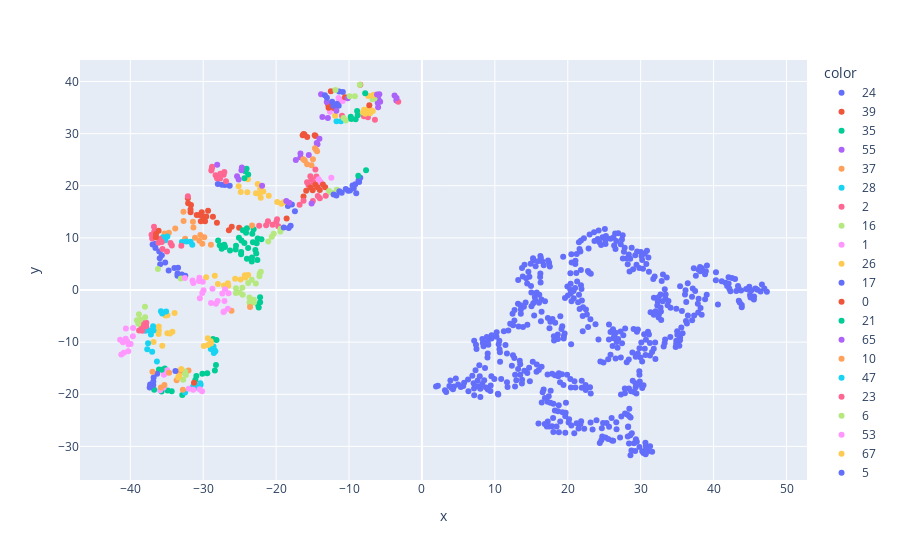

Here is the notebook cell this chart was saved with:
### Code cell
train_input_sne_figs[1].show()

### Figure 1 — Plotly figure (JSON) as saved in the notebook; plotly's stock layout.template omitted (floating-point values rounded to 4 significant figures; data arrays with more than 128 entries replaced by an {"elided": "..."} marker saying what was removed)
{"data": [{"hovertemplate": "color=24<br>x=%{x}<br>y=%{y}<extra></extra>", "legendgroup": "24", "marker": {"color": "#636efa", "symbol": "circle"}, "mode": "markers", "name": "24", "orientation": "v", "showlegend": true, "type": "scatter", "x": {"elided": "528 float values"}, "xaxis": "x", "y": {"elided": "528 float values"}, "yaxis": "y"}, {"hovertemplate": "color=39<br>x=%{x}<br>y=%{y}<extra></extra>", "legendgroup": "39", "marker": {"color": "#EF553B", "symbol": "circle"}, "mode": "markers", "name": "39", "orientation": "v", "showlegend": true, "type": "scatter", "x": [-14.59, -14.71, -25.07, -15.73, -26.08, -26.48, -28.66, -28.12, -29.33, -16.11, -29.58, -16.36, -16.22, -29.74, -30.03, -30.2, -30.33, -30.48, -30.89, -31.67, -31.73, -31.74, -32.07, -32.1], "xaxis": "x", "y": [29.54, 29.68, 11.95, 29.33, 12.15, 11.48, 14.04, 12.89, 15.2, 29.84, 14.08, 29.7, 29.94, 13.21, 14.01, 14.9, 13.19, 14.4, 14.36, 16.29, 14.9, 15.46, 16.65, 17.58], "yaxis": "y"}, {"hovertemplate": "color=35<br>x=%{x}<br>y=%{y}<extra></extra>", "legendgroup": "35", "marker": {"color": "#00cc96", "symbol": "circle"}, "mode": "markers", "name": "35", "orientation": "v", "showlegend": true, "type": "scatter", "x": [-28.4, -22.67, -22.53, -24.01, -23.18, -23.84, -23.27, -23.08, -24.81, -24.79, -24.35, -24.12, -24.0, -24.75, -24.57, -28.25, -23.34, -22.72, -23.31, -22.84, -22.01, -25.55, -25.5, -25.1, -28.18, -26.32, -22.57, -28.65, -27.0, -27.1, -22.38, -22.19, -22.2, -27.46, -27.73, -27.95, -22.47], "xaxis": "x", "y": [-15.43, 8.955, 9.886, 6.0, 9.146, 8.079, 10.81, 11.64, 6.867, 7.299, 8.996, 10.98, 11.83, 9.48, 11.48, -14.38, 5.479, 6.982, 6.244, 7.687, 9.759, 7.77, 8.491, 10.04, -9.569, 7.572, 5.747, -9.386, 8.255, 8.685, -3.333, -2.335, -1.393, 7.91, 8.573, 9.476, -2.848], "yaxis": "y"}, {"hovertemplate": "color=55<br>x=%{x}<br>y=%{y}<extra></extra>", "legendgroup": "55", "marker": {"color": "#ab63fa", "symbol": "circle"}, "mode": "markers", "name": "55", "orientation": "v", "showlegend": true, "type": "scatter", "x": [-14.06, -14.32, -14.42, -15.52, -17.3, -16.66, -16.66], "xaxis": "x", "y": [29.02, 27.95, 28.2, 25.91, 24.95, 25.46, 26.2], "yaxis": "y"}, {"hovertemplate": "color=37<br>x=%{x}<br>y=%{y}<extra></extra>", "legendgroup": "37", "marker": {"color": "#FFA15A", "symbol": "circle"}, "mode": "markers", "name": "37", "orientation": "v", "showlegend": true, "type": "scatter", "x": [-14.67, -14.38, -14.53, -15.74, -14.95, -16.07, -23.3, -16.28, -15.15], "xaxis": "x", "y": [27.19, 26.64, 26.93, 24.11, 25.1, 24.83, 12.37, 25.08, 23.95], "yaxis": "y"}, {"hovertemplate": "color=28<br>x=%{x}<br>y=%{y}<extra></extra>", "legendgroup": "28", "marker": {"color": "#19d3f3", "symbol": "circle"}, "mode": "markers", "name": "28", "orientation": "v", "showlegend": true, "type": "scatter", "x": [-28.54, -28.34, -28.48, -28.95, -28.58, -30.39, -31.13, -30.75, -31.39, -30.35], "xaxis": "x", "y": [-12.1, -11.73, -11.52, -11.32, -10.81, -17.88, -18.75, -18.41, -18.51, -18.23], "yaxis": "y"}, {"hovertemplate": "color=2<br>x=%{x}<br>y=%{y}<extra></extra>", "legendgroup": "2", "marker": {"color": "#FF6692", "symbol": "circle"}, "mode": "markers", "name": "2", "orientation": "v", "showlegend": true, "type": "scatter", "x": [-22.33, -21.37, -21.12, -20.48, -14.61, -19.96, -19.87, -15.3, -19.71, -15.75, -15.14, -14.47, -15.57, -14.87], "xaxis": "x", "y": [12.35, 12.43, 13.19, 12.53, 23.1, 13.07, 13.56, 21.8, 12.24, 20.67, 21.19, 21.75, 20.13, 20.69], "yaxis": "y"}, {"hovertemplate": "color=16<br>x=%{x}<br>y=%{y}<extra></extra>", "legendgroup": "16", "marker": {"color": "#B6E880", "symbol": "circle"}, "mode": "markers", "name": "16", "orientation": "v", "showlegend": true, "type": "scatter", "x": [-21.08, -20.59, -20.33, -19.41, -19.39, -22.29, -22.25, -22.1, -23.04, -23.05, -22.78, -23.58, -23.64, -23.65, -23.35, -23.82, -24.58, -24.63, -25.02, -25.52, -25.5], "xaxis": "x", "y": [9.289, 10.24, 10.79, 11.24, 11.76, 2.617, 3.184, 3.495, -2.413, -1.883, 1.245, -2.851, -2.344, -1.44, 1.961, 1.354, -0.9171, 0.4155, -0.458, -0.5593, 0.3284], "yaxis": "y"}, {"hovertemplate": "color=1<br>x=%{x}<br>y=%{y}<extra></extra>", "legendgroup": "1", "marker": {"color": "#FF97FF", "symbol": "circle"}, "mode": "markers", "name": "1", "orientation": "v", "showlegend": true, "type": "scatter", "x": [-12.42, -14.16, -13.88], "xaxis": "x", "y": [21.52, 21.22, 20.73], "yaxis": "y"}, {"hovertemplate": "color=26<br>x=%{x}<br>y=%{y}<extra></extra>", "legendgroup": "26", "marker": {"color": "#FECB52", "symbol": "circle"}, "mode": "markers", "name": "26", "orientation": "v", "showlegend": true, "type": "scatter", "x": [-28.94, -28.97, -29.35, -29.36, -29.91, -33.92, -34.22, -34.56, -34.91, -34.9, -35.18, -35.61, -36.12, -36.08, -36.1, -36.81], "xaxis": "x", "y": [-10.24, -9.814, -10.56, -9.27, -10.74, -4.422, -7.991, -8.332, -8.288, -4.847, -4.878, -10.68, -8.424, -7.738, -7.018, -9.978], "yaxis": "y"}, {"hovertemplate": "color=17<br>x=%{x}<br>y=%{y}<extra></extra>", "legendgroup": "17", "marker": {"color": "#636efa", "symbol": "circle"}, "mode": "markers", "name": "17", "orientation": "v", "showlegend": true, "type": "scatter", "x": [-18.95, -18.27, -17.42, -18.01, -18.38, -17.83], "xaxis": "x", "y": [12.01, 11.88, 15.1, 12.33, 16.11, 16.41], "yaxis": "y"}, {"hovertemplate": "color=0<br>x=%{x}<br>y=%{y}<extra></extra>", "legendgroup": "0", "marker": {"color": "#EF553B", "symbol": "circle"}, "mode": "markers", "name": "0", "orientation": "v", "showlegend": true, "type": "scatter", "x": [-18.56, -15.87, -15.29, -14.6, -16.24, -14.99, -14.32, -13.58, -14.01, -13.27], "xaxis": "x", "y": [13.73, 19.03, 19.66, 20.21, 17.92, 19.11, 19.72, 20.25, 19.19, 19.73], "yaxis": "y"}, {"hovertemplate": "color=21<br>x=%{x}<br>y=%{y}<extra></extra>", "legendgroup": "21", "marker": {"color": "#00cc96", "symbol": "circle"}, "mode": "markers", "name": "21", "orientation": "v", "showlegend": true, "type": "scatter", "x": [-29.44, -30.11, -30.94], "xaxis": "x", "y": [-15.97, -16.05, -16.51], "yaxis": "y"}, {"hovertemplate": "color=65<br>x=%{x}<br>y=%{y}<extra></extra>", "legendgroup": "65", "marker": {"color": "#ab63fa", "symbol": "circle"}, "mode": "markers", "name": "65", "orientation": "v", "showlegend": true, "type": "scatter", "x": [-13.65, -12.9], "xaxis": "x", "y": [33.2, 33.0], "yaxis": "y"}, {"hovertemplate": "color=10<br>x=%{x}<br>y=%{y}<extra></extra>", "legendgroup": "10", "marker": {"color": "#FFA15A", "symbol": "circle"}, "mode": "markers", "name": "10", "orientation": "v", "showlegend": true, "type": "scatter", "x": [-28.94, -29.85, -30.39, -30.12, -30.52, -31.13, -31.34, -31.41, -32.47, -32.69, -33.83, -32.71, -34.7, -35.29], "xaxis": "x", "y": [8.696, 10.14, 10.55, 8.895, 9.436, 10.03, 12.01, 13.08, 9.841, 13.23, 11.82, 15.03, 11.0, 10.85], "yaxis": "y"}, {"hovertemplate": "color=47<br>x=%{x}<br>y=%{y}<extra></extra>", "legendgroup": "47", "marker": {"color": "#19d3f3", "symbol": "circle"}, "mode": "markers", "name": "47", "orientation": "v", "showlegend": true, "type": "scatter", "x": [-11.71, -11.1], "xaxis": "x", "y": [32.36, 32.39], "yaxis": "y"}, {"hovertemplate": "color=23<br>x=%{x}<br>y=%{y}<extra></extra>", "legendgroup": "23", "marker": {"color": "#FF6692", "symbol": "circle"}, "mode": "markers", "name": "23", "orientation": "v", "showlegend": true, "type": "scatter", "x": [-16.78, -16.24, -14.28, -14.0, -13.19, -14.96], "xaxis": "x", "y": [16.35, 17.11, 18.04, 17.58, 18.08, 17.08], "yaxis": "y"}, {"hovertemplate": "color=6<br>x=%{x}<br>y=%{y}<extra></extra>", "legendgroup": "6", "marker": {"color": "#B6E880", "symbol": "circle"}, "mode": "markers", "name": "6", "orientation": "v", "showlegend": true, "type": "scatter", "x": [-12.74, -12.42, -11.67], "xaxis": "x", "y": [19.01, 18.65, 19.24], "yaxis": "y"}, {"hovertemplate": "color=53<br>x=%{x}<br>y=%{y}<extra></extra>", "legendgroup": "53", "marker": {"color": "#FF97FF", "symbol": "circle"}, "mode": "markers", "name": "53", "orientation": "v", "showlegend": true, "type": "scatter", "x": [-12.62], "xaxis": "x", "y": [34.2], "yaxis": "y"}, {"hovertemplate": "color=67<br>x=%{x}<br>y=%{y}<extra></extra>", "legendgroup": "67", "marker": {"color": "#FECB52", "symbol": "circle"}, "mode": "markers", "name": "67", "orientation": "v", "showlegend": true, "type": "scatter", "x": [-11.92], "xaxis": "x", "y": [33.41], "yaxis": "y"}, {"hovertemplate": "color=5<br>x=%{x}<br>y=%{y}<extra></extra>", "legendgroup": "5", "marker": {"color": "#636efa", "symbol": "circle"}, "mode": "markers", "name": "5", "orientation": "v", "showlegend": true, "type": "scatter", "x": [-10.45, -10.12, -12.11, -11.32, -9.009, -9.859, -11.73, -11.0, -9.353, -9.516, -9.139, -8.617, -8.691, -8.456], "xaxis": "x", "y": [19.35, 19.03, 18.3, 18.94, 18.54, 19.11, 18.11, 18.64, 19.52, 20.06, 20.28, 20.7, 21.08, 21.53], "yaxis": "y"}, {"hovertemplate": "color=40<br>x=%{x}<br>y=%{y}<extra></extra>", "legendgroup": "40", "marker": {"color": "#EF553B", "symbol": "circle"}, "mode": "markers", "name": "40", "orientation": "v", "showlegend": true, "type": "scatter", "x": [-12.81, -12.87, -12.08], "xaxis": "x", "y": [34.97, 35.57, 34.91], "yaxis": "y"}, {"hovertemplate": "color=57<br>x=%{x}<br>y=%{y}<extra></extra>", "legendgroup": "57", "marker": {"color": "#00cc96", "symbol": "circle"}, "mode": "markers", "name": "57", "orientation": "v", "showlegend": true, "type": "scatter", "x": [-32.87, -31.08], "xaxis": "x", "y": [-20.13, -17.27], "yaxis": "y"}, {"hovertemplate": "color=63<br>x=%{x}<br>y=%{y}<extra></extra>", "legendgroup": "63", "marker": {"color": "#ab63fa", "symbol": "circle"}, "mode": "markers", "name": "63", "orientation": "v", "showlegend": true, "type": "scatter", "x": [-13.83, -13.05, -11.73], "xaxis": "x", "y": [37.53, 36.06, 34.39], "yaxis": "y"}, {"hovertemplate": "color=38<br>x=%{x}<br>y=%{y}<extra></extra>", "legendgroup": "38", "marker": {"color": "#FFA15A", "symbol": "circle"}, "mode": "markers", "name": "38", "orientation": "v", "showlegend": true, "type": "scatter", "x": [-23.57, -32.01, -26.12], "xaxis": "x", "y": [-3.265, -15.44, -3.99], "yaxis": "y"}, {"hovertemplate": "color=51<br>x=%{x}<br>y=%{y}<extra></extra>", "legendgroup": "51", "marker": {"color": "#19d3f3", "symbol": "circle"}, "mode": "markers", "name": "51", "orientation": "v", "showlegend": true, "type": "scatter", "x": [-32.48], "xaxis": "x", "y": [-19.64], "yaxis": "y"}, {"hovertemplate": "color=45<br>x=%{x}<br>y=%{y}<extra></extra>", "legendgroup": "45", "marker": {"color": "#FF6692", "symbol": "circle"}, "mode": "markers", "name": "45", "orientation": "v", "showlegend": true, "type": "scatter", "x": [-10.96], "xaxis": "x", "y": [33.44], "yaxis": "y"}, {"hovertemplate": "color=46<br>x=%{x}<br>y=%{y}<extra></extra>", "legendgroup": "46", "marker": {"color": "#B6E880", "symbol": "circle"}, "mode": "markers", "name": "46", "orientation": "v", "showlegend": true, "type": "scatter", "x": [-10.75, -10.44], "xaxis": "x", "y": [33.0, 32.51], "yaxis": "y"}, {"hovertemplate": "color=27<br>x=%{x}<br>y=%{y}<extra></extra>", "legendgroup": "27", "marker": {"color": "#FF97FF", "symbol": "circle"}, "mode": "markers", "name": "27", "orientation": "v", "showlegend": true, "type": "scatter", "x": [-31.38, -30.16, -31.98, -30.5], "xaxis": "x", "y": [-19.14, -19.42, -18.95, -19.02], "yaxis": "y"}, {"hovertemplate": "color=20<br>x=%{x}<br>y=%{y}<extra></extra>", "legendgroup": "20", "marker": {"color": "#FECB52", "symbol": "circle"}, "mode": "markers", "name": "20", "orientation": "v", "showlegend": true, "type": "scatter", "x": [-23.83, -24.21, -24.29, -19.27, -18.98, -24.87, -19.85, -25.62, -21.0, -26.56, -26.62, -27.16, -22.1, -21.75, -22.27, -22.19, -27.99, -28.41, -22.76, -22.54, -29.59, -23.95, -23.86, -24.85, -25.14], "xaxis": "x", "y": [2.871, 2.415, 2.824, 16.55, 16.84, 2.012, 16.9, 2.16, 18.08, 0.8166, 1.3, 0.8465, 17.71, 18.9, 18.39, 19.4, 1.174, 2.76, 18.57, 20.33, 2.448, 18.77, 21.23, 18.81, 19.91], "yaxis": "y"}, {"hovertemplate": "color=34<br>x=%{x}<br>y=%{y}<extra></extra>", "legendgroup": "34", "marker": {"color": "#636efa", "symbol": "circle"}, "mode": "markers", "name": "34", "orientation": "v", "showlegend": true, "type": "scatter", "x": [-13.03, -13.3, -12.16, -11.57, -11.42, -12.32], "xaxis": "x", "y": [36.88, 37.36, 35.33, 35.78, 35.35, 36.11], "yaxis": "y"}, {"hovertemplate": "color=32<br>x=%{x}<br>y=%{y}<extra></extra>", "legendgroup": "32", "marker": {"color": "#EF553B", "symbol": "circle"}, "mode": "markers", "name": "32", "orientation": "v", "showlegend": true, "type": "scatter", "x": [-31.26], "xaxis": "x", "y": [-17.78], "yaxis": "y"}, {"hovertemplate": "color=42<br>x=%{x}<br>y=%{y}<extra></extra>", "legendgroup": "42", "marker": {"color": "#00cc96", "symbol": "circle"}, "mode": "markers", "name": "42", "orientation": "v", "showlegend": true, "type": "scatter", "x": [-8.805, -8.892, -9.095, -9.766, -9.692], "xaxis": "x", "y": [33.53, 34.33, 32.77, 33.22, 32.81], "yaxis": "y"}, {"hovertemplate": "color=18<br>x=%{x}<br>y=%{y}<extra></extra>", "legendgroup": "18", "marker": {"color": "#ab63fa", "symbol": "circle"}, "mode": "markers", "name": "18", "orientation": "v", "showlegend": true, "type": "scatter", "x": [-18.21, -18.6, -15.13, -21.92], "xaxis": "x", "y": [16.73, 17.08, 16.61, 20.0], "yaxis": "y"}, {"hovertemplate": "color=25<br>x=%{x}<br>y=%{y}<extra></extra>", "legendgroup": "25", "marker": {"color": "#FFA15A", "symbol": "circle"}, "mode": "markers", "name": "25", "orientation": "v", "showlegend": true, "type": "scatter", "x": [-32.79], "xaxis": "x", "y": [-19.11], "yaxis": "y"}, {"hovertemplate": "color=9<br>x=%{x}<br>y=%{y}<extra></extra>", "legendgroup": "9", "marker": {"color": "#19d3f3", "symbol": "circle"}, "mode": "markers", "name": "9", "orientation": "v", "showlegend": true, "type": "scatter", "x": [-31.5, -31.73, -32.3, -32.92, -34.91, -35.19, -35.52], "xaxis": "x", "y": [8.672, 9.249, 9.327, 9.223, 10.27, 9.547, 10.14], "yaxis": "y"}, {"hovertemplate": "color=43<br>x=%{x}<br>y=%{y}<extra></extra>", "legendgroup": "43", "marker": {"color": "#FF6692", "symbol": "circle"}, "mode": "markers", "name": "43", "orientation": "v", "showlegend": true, "type": "scatter", "x": [-7.951, -7.405, -6.446], "xaxis": "x", "y": [33.31, 33.13, 32.67], "yaxis": "y"}, {"hovertemplate": "color=59<br>x=%{x}<br>y=%{y}<extra></extra>", "legendgroup": "59", "marker": {"color": "#B6E880", "symbol": "circle"}, "mode": "markers", "name": "59", "orientation": "v", "showlegend": true, "type": "scatter", "x": [-32.74, -32.37, -32.59, -32.49], "xaxis": "x", "y": [-17.2, -16.28, -15.87, -15.61], "yaxis": "y"}, {"hovertemplate": "color=255<br>x=%{x}<br>y=%{y}<extra></extra>", "legendgroup": "255", "marker": {"color": "#FF97FF", "symbol": "circle"}, "mode": "markers", "name": "255", "orientation": "v", "showlegend": true, "type": "scatter", "x": [-11.05, -11.44, -10.87], "xaxis": "x", "y": [36.51, 36.82, 36.27], "yaxis": "y"}, {"hovertemplate": "color=4<br>x=%{x}<br>y=%{y}<extra></extra>", "legendgroup": "4", "marker": {"color": "#FECB52", "symbol": "circle"}, "mode": "markers", "name": "4", "orientation": "v", "showlegend": true, "type": "scatter", "x": [-7.781, -8.081, -7.097, -7.455, -7.948, -7.004, -6.738, -7.425], "xaxis": "x", "y": [33.82, 34.12, 33.92, 34.09, 34.58, 34.55, 34.35, 34.69], "yaxis": "y"}, {"hovertemplate": "color=3<br>x=%{x}<br>y=%{y}<extra></extra>", "legendgroup": "3", "marker": {"color": "#636efa", "symbol": "circle"}, "mode": "markers", "name": "3", "orientation": "v", "showlegend": true, "type": "scatter", "x": [-11.35, -10.85], "xaxis": "x", "y": [38.07, 37.97], "yaxis": "y"}, {"hovertemplate": "color=29<br>x=%{x}<br>y=%{y}<extra></extra>", "legendgroup": "29", "marker": {"color": "#EF553B", "symbol": "circle"}, "mode": "markers", "name": "29", "orientation": "v", "showlegend": true, "type": "scatter", "x": [-12.49, -10.55], "xaxis": "x", "y": [38.14, 36.98], "yaxis": "y"}, {"hovertemplate": "color=52<br>x=%{x}<br>y=%{y}<extra></extra>", "legendgroup": "52", "marker": {"color": "#00cc96", "symbol": "circle"}, "mode": "markers", "name": "52", "orientation": "v", "showlegend": true, "type": "scatter", "x": [-34.32, -34.89, -35.27, -35.71], "xaxis": "x", "y": [-19.4, -19.26, -15.05, -19.47], "yaxis": "y"}, {"hovertemplate": "color=30<br>x=%{x}<br>y=%{y}<extra></extra>", "legendgroup": "30", "marker": {"color": "#ab63fa", "symbol": "circle"}, "mode": "markers", "name": "30", "orientation": "v", "showlegend": true, "type": "scatter", "x": [-10.19], "xaxis": "x", "y": [36.8], "yaxis": "y"}, {"hovertemplate": "color=60<br>x=%{x}<br>y=%{y}<extra></extra>", "legendgroup": "60", "marker": {"color": "#FFA15A", "symbol": "circle"}, "mode": "markers", "name": "60", "orientation": "v", "showlegend": true, "type": "scatter", "x": [-33.35, -33.64, -33.23], "xaxis": "x", "y": [-15.75, -17.29, -15.56], "yaxis": "y"}, {"hovertemplate": "color=19<br>x=%{x}<br>y=%{y}<extra></extra>", "legendgroup": "19", "marker": {"color": "#19d3f3", "symbol": "circle"}, "mode": "markers", "name": "19", "orientation": "v", "showlegend": true, "type": "scatter", "x": [-35.09, -35.62, -35.8, -36.82, -36.87], "xaxis": "x", "y": [-4.119, -4.499, -4.059, -7.743, -6.95], "yaxis": "y"}, {"hovertemplate": "color=11<br>x=%{x}<br>y=%{y}<extra></extra>", "legendgroup": "11", "marker": {"color": "#FF6692", "symbol": "circle"}, "mode": "markers", "name": "11", "orientation": "v", "showlegend": true, "type": "scatter", "x": [-33.0, -34.29, -34.48, -34.96, -35.67, -36.0, -35.58, -36.14], "xaxis": "x", "y": [8.514, 8.55, 9.009, 7.37, 9.206, 9.834, 7.843, 9.069], "yaxis": "y"}, {"hovertemplate": "color=31<br>x=%{x}<br>y=%{y}<extra></extra>", "legendgroup": "31", "marker": {"color": "#B6E880", "symbol": "circle"}, "mode": "markers", "name": "31", "orientation": "v", "showlegend": true, "type": "scatter", "x": [-11.86, -9.916, -9.198], "xaxis": "x", "y": [38.37, 37.17, 37.19], "yaxis": "y"}, {"hovertemplate": "color=22<br>x=%{x}<br>y=%{y}<extra></extra>", "legendgroup": "22", "marker": {"color": "#FF97FF", "symbol": "circle"}, "mode": "markers", "name": "22", "orientation": "v", "showlegend": true, "type": "scatter", "x": [-34.92, -35.34, -35.4, -35.19, -35.42, -35.9], "xaxis": "x", "y": [-15.38, -15.6, -16.24, -15.89, -18.72, -19.24], "yaxis": "y"}, {"hovertemplate": "color=62<br>x=%{x}<br>y=%{y}<extra></extra>", "legendgroup": "62", "marker": {"color": "#FECB52", "symbol": "circle"}, "mode": "markers", "name": "62", "orientation": "v", "showlegend": true, "type": "scatter", "x": [-33.28, -33.02, -33.44], "xaxis": "x", "y": [-16.45, -15.15, -16.8], "yaxis": "y"}, {"hovertemplate": "color=66<br>x=%{x}<br>y=%{y}<extra></extra>", "legendgroup": "66", "marker": {"color": "#636efa", "symbol": "circle"}, "mode": "markers", "name": "66", "orientation": "v", "showlegend": true, "type": "scatter", "x": [-33.81], "xaxis": "x", "y": [-15.55], "yaxis": "y"}, {"hovertemplate": "color=58<br>x=%{x}<br>y=%{y}<extra></extra>", "legendgroup": "58", "marker": {"color": "#EF553B", "symbol": "circle"}, "mode": "markers", "name": "58", "orientation": "v", "showlegend": true, "type": "scatter", "x": [-7.214, -8.458], "xaxis": "x", "y": [35.44, 39.35], "yaxis": "y"}, {"hovertemplate": "color=49<br>x=%{x}<br>y=%{y}<extra></extra>", "legendgroup": "49", "marker": {"color": "#00cc96", "symbol": "circle"}, "mode": "markers", "name": "49", "orientation": "v", "showlegend": true, "type": "scatter", "x": [-35.7, -36.07, -36.72], "xaxis": "x", "y": [-15.31, -15.25, -19.14], "yaxis": "y"}, {"hovertemplate": "color=56<br>x=%{x}<br>y=%{y}<extra></extra>", "legendgroup": "56", "marker": {"color": "#ab63fa", "symbol": "circle"}, "mode": "markers", "name": "56", "orientation": "v", "showlegend": true, "type": "scatter", "x": [-6.009, -5.726, -6.066, -5.947, -3.507], "xaxis": "x", "y": [35.08, 36.11, 35.94, 36.56, 36.36], "yaxis": "y"}, {"hovertemplate": "color=50<br>x=%{x}<br>y=%{y}<extra></extra>", "legendgroup": "50", "marker": {"color": "#FFA15A", "symbol": "circle"}, "mode": "markers", "name": "50", "orientation": "v", "showlegend": true, "type": "scatter", "x": [-34.67, -35.8, -35.32], "xaxis": "x", "y": [-15.87, -18.69, -18.21], "yaxis": "y"}, {"hovertemplate": "color=64<br>x=%{x}<br>y=%{y}<extra></extra>", "legendgroup": "64", "marker": {"color": "#19d3f3", "symbol": "circle"}, "mode": "markers", "name": "64", "orientation": "v", "showlegend": true, "type": "scatter", "x": [-36.35, -37.0], "xaxis": "x", "y": [-13.72, -11.86], "yaxis": "y"}, {"hovertemplate": "color=8<br>x=%{x}<br>y=%{y}<extra></extra>", "legendgroup": "8", "marker": {"color": "#FF6692", "symbol": "circle"}, "mode": "markers", "name": "8", "orientation": "v", "showlegend": true, "type": "scatter", "x": [-32.1, -36.71, -36.99, -37.08, -36.75, -3.248, -28.88, -28.81, -28.78, -28.3, -27.68, -27.65, -28.11, -26.87, -27.19, -27.1], "xaxis": "x", "y": [17.99, 11.23, 9.884, 10.59, 12.11, 36.09, 22.9, 23.29, 23.64, 22.02, 21.39, 22.29, 21.46, 20.87, 22.11, 22.66], "yaxis": "y"}, {"hovertemplate": "color=48<br>x=%{x}<br>y=%{y}<extra></extra>", "legendgroup": "48", "marker": {"color": "#B6E880", "symbol": "circle"}, "mode": "markers", "name": "48", "orientation": "v", "showlegend": true, "type": "scatter", "x": [-8.506, -6.505, -6.781], "xaxis": "x", "y": [39.37, 36.72, 36.57], "yaxis": "y"}, {"hovertemplate": "color=33<br>x=%{x}<br>y=%{y}<extra></extra>", "legendgroup": "33", "marker": {"color": "#FF97FF", "symbol": "circle"}, "mode": "markers", "name": "33", "orientation": "v", "showlegend": true, "type": "scatter", "x": [-26.61, -26.53, -27.15, -27.08, -27.0, -27.38, -28.02, -27.22, -28.25, -28.73, -28.92, -30.05, -29.95, -30.58, -30.52, -41.4, -30.12, -31.36, -31.47, -41.01, -30.45, -40.62, -40.6, -40.4, -41.23, -40.89], "xaxis": "x", "y": [-3.584, -0.6127, -4.1, -2.105, 0.1273, -0.6628, -2.101, -4.237, -2.621, 0.2185, -2.496, 1.603, -0.04006, 1.707, 2.359, -9.52, -0.5908, 1.332, 1.848, -10.01, -1.562, -9.365, -7.368, -9.892, -12.37, -12.04], "yaxis": "y"}, {"hovertemplate": "color=41<br>x=%{x}<br>y=%{y}<extra></extra>", "legendgroup": "41", "marker": {"color": "#FECB52", "symbol": "circle"}, "mode": "markers", "name": "41", "orientation": "v", "showlegend": true, "type": "scatter", "x": [-7.364, -6.585, -6.755], "xaxis": "x", "y": [37.23, 37.46, 37.31], "yaxis": "y"}, {"hovertemplate": "color=15<br>x=%{x}<br>y=%{y}<extra></extra>", "legendgroup": "15", "marker": {"color": "#636efa", "symbol": "circle"}, "mode": "markers", "name": "15", "orientation": "v", "showlegend": true, "type": "scatter", "x": [-36.31, -36.84, -36.8, -36.85, -37.28, -37.34], "xaxis": "x", "y": [-16.07, -17.55, -16.79, -18.2, -18.11, -18.7], "yaxis": "y"}, {"hovertemplate": "color=7<br>x=%{x}<br>y=%{y}<extra></extra>", "legendgroup": "7", "marker": {"color": "#EF553B", "symbol": "circle"}, "mode": "markers", "name": "7", "orientation": "v", "showlegend": true, "type": "scatter", "x": [-36.11, -36.5, -36.47], "xaxis": "x", "y": [11.35, 10.13, 10.73], "yaxis": "y"}, {"hovertemplate": "color=54<br>x=%{x}<br>y=%{y}<extra></extra>", "legendgroup": "54", "marker": {"color": "#00cc96", "symbol": "circle"}, "mode": "markers", "name": "54", "orientation": "v", "showlegend": true, "type": "scatter", "x": [-7.782, -8.729, -23.83, -24.35, -24.23, -24.05, -7.663], "xaxis": "x", "y": [37.73, 21.9, 22.17, 21.43, 22.78, 23.26, 22.98], "yaxis": "y"}, {"hovertemplate": "color=61<br>x=%{x}<br>y=%{y}<extra></extra>", "legendgroup": "61", "marker": {"color": "#ab63fa", "symbol": "circle"}, "mode": "markers", "name": "61", "orientation": "v", "showlegend": true, "type": "scatter", "x": [-6.159, -5.843, -28.08, -25.14, -3.483, -25.36, -24.76, -24.7, -3.752], "xaxis": "x", "y": [37.52, 37.53, 24.05, 21.2, 36.81, 21.82, 22.97, 23.49, 37.3], "yaxis": "y"}, {"hovertemplate": "color=44<br>x=%{x}<br>y=%{y}<extra></extra>", "legendgroup": "44", "marker": {"color": "#FFA15A", "symbol": "circle"}, "mode": "markers", "name": "44", "orientation": "v", "showlegend": true, "type": "scatter", "x": [-36.96], "xaxis": "x", "y": [-15.65], "yaxis": "y"}, {"hovertemplate": "color=14<br>x=%{x}<br>y=%{y}<extra></extra>", "legendgroup": "14", "marker": {"color": "#19d3f3", "symbol": "circle"}, "mode": "markers", "name": "14", "orientation": "v", "showlegend": true, "type": "scatter", "x": [-37.17, -37.49, -37.91, -37.56, -37.67], "xaxis": "x", "y": [-8.537, -7.706, -7.805, -10.2, -11.34], "yaxis": "y"}, {"hovertemplate": "color=13<br>x=%{x}<br>y=%{y}<extra></extra>", "legendgroup": "13", "marker": {"color": "#FF6692", "symbol": "circle"}, "mode": "markers", "name": "13", "orientation": "v", "showlegend": true, "type": "scatter", "x": [-37.83, -37.8, -38.35, -38.44, -38.34, -38.79], "xaxis": "x", "y": [-6.967, -6.292, -7.816, -7.037, -6.35, -7.781], "yaxis": "y"}, {"hovertemplate": "color=12<br>x=%{x}<br>y=%{y}<extra></extra>", "legendgroup": "12", "marker": {"color": "#B6E880", "symbol": "circle"}, "mode": "markers", "name": "12", "orientation": "v", "showlegend": true, "type": "scatter", "x": [-37.97, -37.99, -36.21, -38.9, -38.62, -39.09, -38.81, -33.07], "xaxis": "x", "y": [-5.242, -3.213, 4.011, -6.48, -5.711, -5.794, -4.653, 2.214], "yaxis": "y"}, {"hovertemplate": "color=36<br>x=%{x}<br>y=%{y}<extra></extra>", "legendgroup": "36", "marker": {"color": "#FF97FF", "symbol": "circle"}, "mode": "markers", "name": "36", "orientation": "v", "showlegend": true, "type": "scatter", "x": [-39.65, -39.62, -32.51, -40.23, -39.95, -40.28], "xaxis": "x", "y": [-8.866, -7.272, 2.292, -10.44, -10.36, -11.73], "yaxis": "y"}], "layout": {"legend": {"title": {"text": "color"}, "tracegroupgap": 0}, "margin": {"t": 60}, "xaxis": {"anchor": "y", "domain": [0, 1], "title": {"text": "x"}}, "yaxis": {"anchor": "x", "domain": [0, 1], "title": {"text": "y"}}}}
